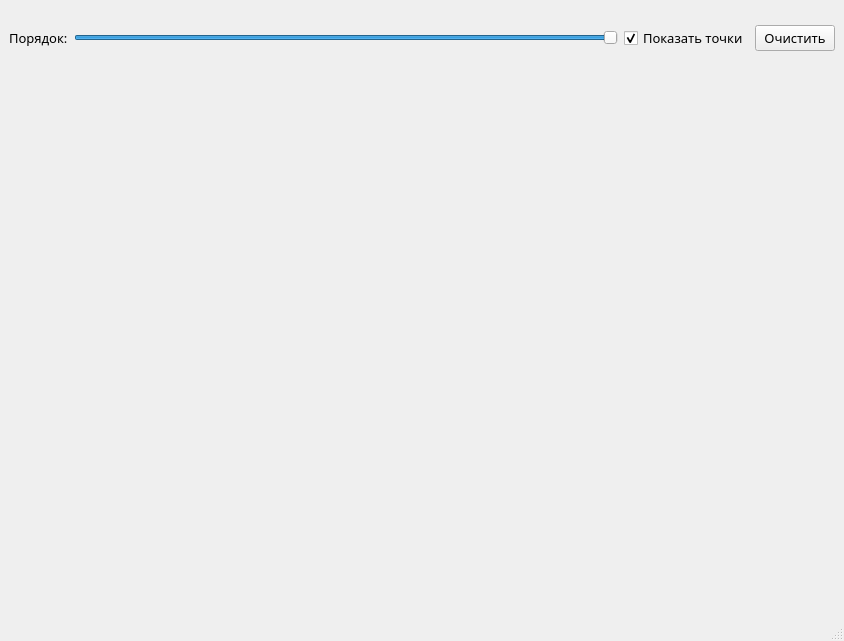
<?xml version="1.0" encoding="UTF-8"?>
<ui version="4.0">
 <class>MainWindow</class>
 <widget class="QMainWindow" name="MainWindow">
  <property name="geometry">
   <rect>
    <x>0</x>
    <y>0</y>
    <width>844</width>
    <height>641</height>
   </rect>
  </property>
  <property name="windowTitle">
   <string>MainWindow</string>
  </property>
  <widget class="QWidget" name="centralwidget">
   <layout class="QVBoxLayout" name="verticalLayout">
    <item>
     <layout class="QHBoxLayout" name="horizontalLayout">
      <item alignment="Qt::AlignLeft">
       <widget class="QLabel" name="label">
        <property name="font">
         <font>
          <family>Ebrima</family>
          <pointsize>10</pointsize>
         </font>
        </property>
        <property name="text">
         <string>Порядок:</string>
        </property>
       </widget>
      </item>
      <item>
       <widget class="QSlider" name="horizontalSlider">
        <property name="maximumSize">
         <size>
          <width>700</width>
          <height>16777215</height>
         </size>
        </property>
        <property name="minimum">
         <number>1</number>
        </property>
        <property name="maximum">
         <number>4</number>
        </property>
        <property name="value">
         <number>4</number>
        </property>
        <property name="orientation">
         <enum>Qt::Horizontal</enum>
        </property>
       </widget>
      </item>
      <item>
       <widget class="QCheckBox" name="checkBox">
        <property name="font">
         <font>
          <family>Ebrima</family>
          <pointsize>10</pointsize>
         </font>
        </property>
        <property name="text">
         <string>Показать точки</string>
        </property>
        <property name="checked">
         <bool>true</bool>
        </property>
       </widget>
      </item>
      <item>
       <widget class="QPushButton" name="pushButton">
        <property name="font">
         <font>
          <family>Ebrima</family>
          <pointsize>10</pointsize>
         </font>
        </property>
        <property name="text">
         <string>Очистить</string>
        </property>
       </widget>
      </item>
     </layout>
    </item>
    <item>
     <widget class="MyGLWidget" name="widget" native="true">
      <property name="minimumSize">
       <size>
        <width>0</width>
        <height>0</height>
       </size>
      </property>
      <property name="maximumSize">
       <size>
        <width>19999</width>
        <height>520</height>
       </size>
      </property>
      <property name="font">
       <font>
        <family>Ebrima</family>
        <pointsize>10</pointsize>
       </font>
      </property>
     </widget>
    </item>
   </layout>
  </widget>
  <widget class="QMenuBar" name="menubar">
   <property name="geometry">
    <rect>
     <x>0</x>
     <y>0</y>
     <width>844</width>
     <height>26</height>
    </rect>
   </property>
  </widget>
  <widget class="QStatusBar" name="statusbar"/>
 </widget>
 <customwidgets>
  <customwidget>
   <class>MyGLWidget</class>
   <extends>QWidget</extends>
   <header location="global">myglwidget.h</header>
   <container>1</container>
   <slots>
    <slot>changeShapePicture(QString)</slot>
    <slot>changePattern(int)</slot>
    <slot>blendS(QString)</slot>
    <slot>blendD(QString)</slot>
    <slot>setAlphaTestFunc(QString)</slot>
    <slot>setAlphaTestRef(int)</slot>
    <slot>setXScissor(int)</slot>
    <slot>setYScissor(int)</slot>
    <slot>setHeightScissor(int)</slot>
    <slot>setWidthScissor(int)</slot>
   </slots>
  </customwidget>
 </customwidgets>
 <resources/>
 <connections/>
</ui>
